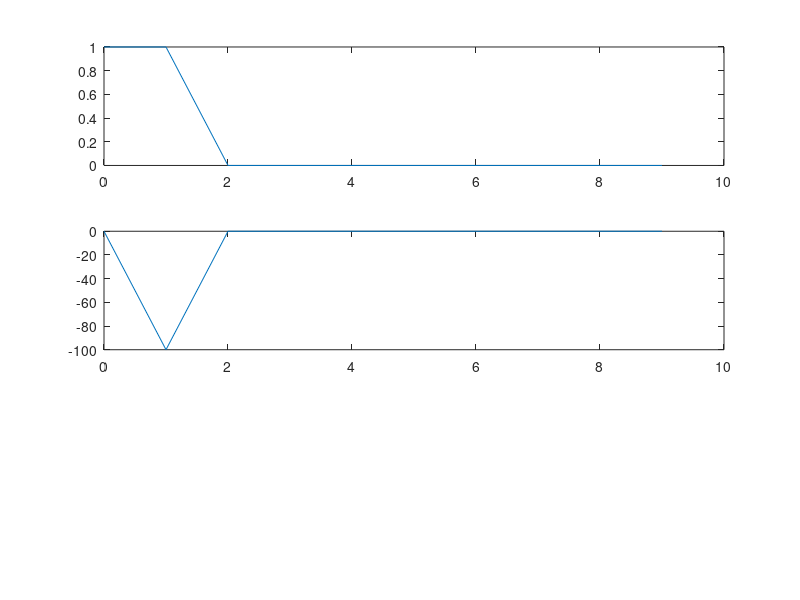

MATLAB code for this plot:
%% HW3 Problem 6
%Initialization
x0 = [1;0];
x10 = [0;0];
A = [1 0.01;0 1];
B = [0;0.01];
C = [1 0];
tmax = 10;
t = 0:1:tmax-1;
x = zeros(2,tmax);
xcl = zeros(2,tmax);
% a)
M = [A^9*B A^8*B A^7*B A^6*B A^5*B A^4*B A^3*B A^2*B A^1*B A^0*B];
a = x10-A^10*x0;
u = M'*inv(M*M')*a;
x(:,1) = x0;
for i = 2: tmax
    x(:,i) = A * x(:,i-1) + B*u(i-1);
end
% subplot(3,1,1);
% plot(t,x(1,:));
% subplot(3,1,2);
% plot(t,x(2,:));
% u = [u' zeros(1,tmax)];
% t = 0:1:19;
% subplot(3,1,3);
% plot(t,u);

% b)
k = -[10000 200]; %from calculation
xcl(:,1) = x0;
for i = 2: tmax
    ucl = k * xcl(:,i-1);
    xcl(:,i) = A * xcl(:,i-1) + B*ucl;
end
subplot(3,1,1);
plot(t,xcl(1,:));
subplot(3,1,2);
plot(t,xcl(2,:));
